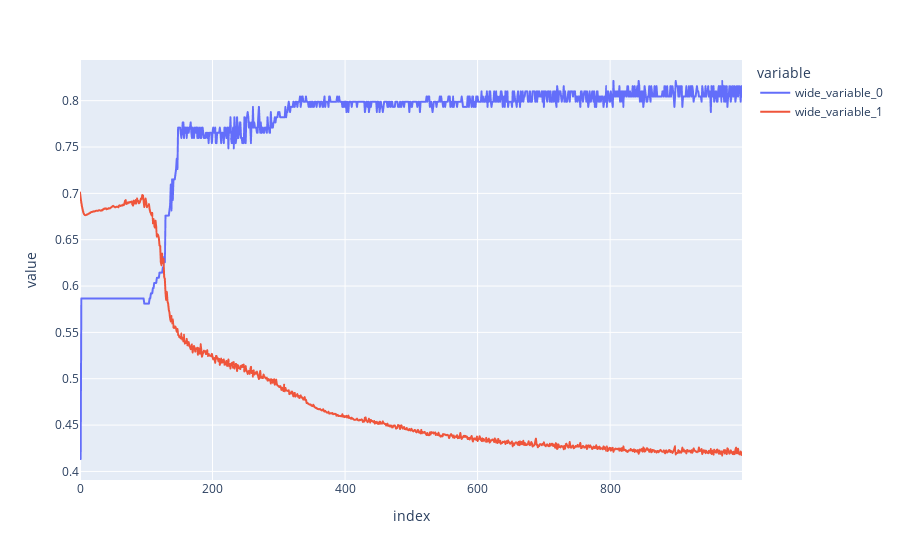

This figure's notebook cell:
### Code cell
px.line(y=[titanic_model.best_model['history']['val_accuracy'], titanic_model.best_model['history']['val_loss']])

### Figure 1 — Plotly figure (JSON) as saved in the notebook; plotly's stock layout.template omitted (floating-point values rounded to 4 significant figures; data arrays with more than 128 entries replaced by an {"elided": "..."} marker saying what was removed)
{"data": [{"hovertemplate": "variable=wide_variable_0<br>index=%{x}<br>value=%{y}<extra></extra>", "legendgroup": "wide_variable_0", "line": {"color": "#636efa", "dash": "solid"}, "marker": {"symbol": "circle"}, "mode": "lines", "name": "wide_variable_0", "showlegend": true, "type": "scattergl", "x": {"elided": "1000 int values"}, "xaxis": "x", "y": {"elided": "1000 float values"}, "yaxis": "y"}, {"hovertemplate": "variable=wide_variable_1<br>index=%{x}<br>value=%{y}<extra></extra>", "legendgroup": "wide_variable_1", "line": {"color": "#EF553B", "dash": "solid"}, "marker": {"symbol": "circle"}, "mode": "lines", "name": "wide_variable_1", "showlegend": true, "type": "scattergl", "x": {"elided": "1000 int values"}, "xaxis": "x", "y": {"elided": "1000 float values"}, "yaxis": "y"}], "layout": {"legend": {"title": {"text": "variable"}, "tracegroupgap": 0}, "margin": {"t": 60}, "xaxis": {"anchor": "y", "domain": [0, 1], "title": {"text": "index"}}, "yaxis": {"anchor": "x", "domain": [0, 1], "title": {"text": "value"}}}}
